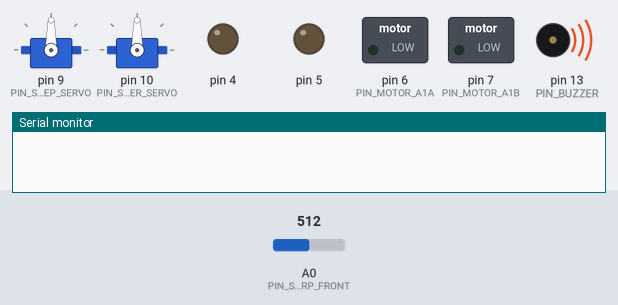
Bench run of a sketch on a simulated Arduino Uno, built with avr-gcc and run on an emulated ATmega328P. Shown: 2 × servo, switched loads named in the sketch (green lamp = pin HIGH), output pins drawn as LEDs (lit = HIGH), buzzer (waves = sounding, pin HIGH), the last lines printed to the serial monitor. Inputs (shaded band) come from the test bench; at power-on: A0 (PIN_SHARP_FRONT) = 512.

Above: at 0.1 s.
At 0.5 s:
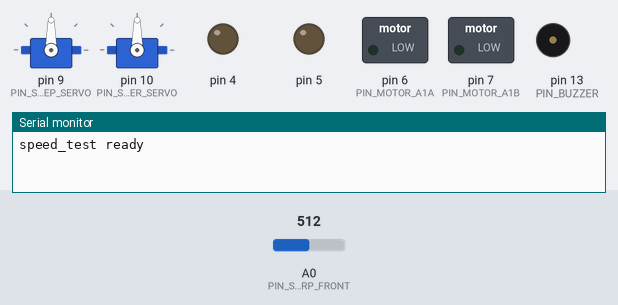
Timing chart, 0 to 4.2 s (numbered marks = the images above):
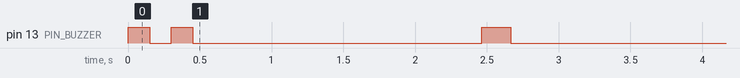

The sketch:

speed_test.ino
```cpp
/*
  speed_test.ino -- 6V 건전지로 바꾼 뒤 바닥 속도를 재는 임시 스케치

  오렌지파이와 상관없이 아두이노 혼자 똑바로 2 초 달림. 오렌지파이가 보내는 말은 다 무시함.
  전기는 오렌지파이 USB 에서 받으면 되고, 노트북 선이 필요 없음.

  쓰는 법
    차 뒤 끝에 테이프를 붙임 -> 센서 정면 20 cm 안에 손을 2 초 대면 '삐'
    -> 손을 치우면 1 초마다 '삑' 세 번 -> 똑바로 2 초 달리고 멈추며 '삐이'
    -> 차 뒤 끝이 테이프에서 몇 cm 갔는지 잼
  출발할 때마다 힘이 100% -> 57% -> 100% -> 57% ... 로 바뀜.
  57% 는 예전 5V 때 쟀던 힘(145)과 같은 값이라 비교할 수 있음.

  확인이 끝나면 rccar_arduino 를 다시 올릴 것.
*/

#include <Servo.h>

const uint8_t PIN_SHARP_FRONT = A0;
const uint8_t PIN_SWEEP_SERVO = 9;
const uint8_t PIN_STEER_SERVO = 10;
const uint8_t PIN_MOTOR_A1A = 6;
const uint8_t PIN_MOTOR_A1B = 7;
const uint8_t PIN_BUZZER = 13;

// rccar_arduino 와 같은 값. 20 cm 안에 손이 있으면 이보다 큼
const int HAND_ADC_MIN = 276;
const unsigned long HAND_START_MS = 2000;
const unsigned long RUN_MS = 2000;
const int RUN_POWERS[2] = {255, 145};

Servo sweepServo;
Servo steerServo;
uint8_t runIndex = 0;

void beep(unsigned long ms) {
  digitalWrite(PIN_BUZZER, HIGH);
  delay(ms);
  digitalWrite(PIN_BUZZER, LOW);
}

// rccar_arduino 의 전진과 같은 핀 쓰기. 두 모터가 같은 힘을 받음
void drive(int pwm) {
  analogWrite(PIN_MOTOR_A1A, pwm); analogWrite(5, pwm);
  analogWrite(PIN_MOTOR_A1B, 0); analogWrite(4, 0);
}

// 다섯 번 읽어 가운데 값을 씀. 샤프는 한 번씩 튀는 값이 많음
int readHandAdc() {
  int s[5];
  for (uint8_t i = 0; i < 5; i++) s[i] = analogRead(PIN_SHARP_FRONT);
  for (uint8_t i = 1; i < 5; i++)
    for (uint8_t j = i; j > 0 && s[j - 1] > s[j]; j--) { int t = s[j]; s[j] = s[j - 1]; s[j - 1] = t; }
  return s[2];
}

bool handIsThere() {
  return readHandAdc() >= HAND_ADC_MIN;
}

void setup() {
  Serial.begin(115200);
  pinMode(PIN_BUZZER, OUTPUT);
  pinMode(PIN_MOTOR_A1A, OUTPUT);
  pinMode(PIN_MOTOR_A1B, OUTPUT);
  drive(0);
  sweepServo.attach(PIN_SWEEP_SERVO);
  steerServo.attach(PIN_STEER_SERVO);
  sweepServo.write(90);
  steerServo.write(90);
  beep(150); delay(150); beep(150);
  Serial.println("speed_test ready");
}

void loop() {
  // 손을 2 초 계속 대야 출발 준비가 됨. 중간에 0.3 초 넘게 비면 처음부터 셈
  unsigned long handSince = 0, handLastAt = 0;
  while (true) {
    unsigned long now = millis();
    if (handIsThere()) {
      if (handSince == 0) handSince = now;
      handLastAt = now;
      if (now - handSince >= HAND_START_MS) break;
    } else if (handSince != 0 && now - handLastAt > 300) {
      handSince = 0;
    }
    delay(20);
  }
  beep(200);

  // 손을 치울 때까지 기다림. 손이 있는 채로 출발하면 손을 치다 넘어질 수 있음
  unsigned long clearSince = millis();
  while (millis() - clearSince < 300) {
    if (handIsThere()) clearSince = millis();
    delay(20);
  }
  for (uint8_t i = 0; i < 3; i++) { beep(100); delay(900); }

  int pwm = RUN_POWERS[runIndex % 2];
  Serial.print("RUN "); Serial.print(runIndex + 1);
  Serial.print(" pwm="); Serial.println(pwm);
  drive(pwm);
  delay(RUN_MS);
  drive(0);
  beep(400);
  runIndex++;
}
```

Measured:
- by itself, pin 13 (PIN_BUZZER): goes LOW 0.15 s, HIGH 0.15 s, LOW 2.0 s, HIGH 0.20 s, then LOW
